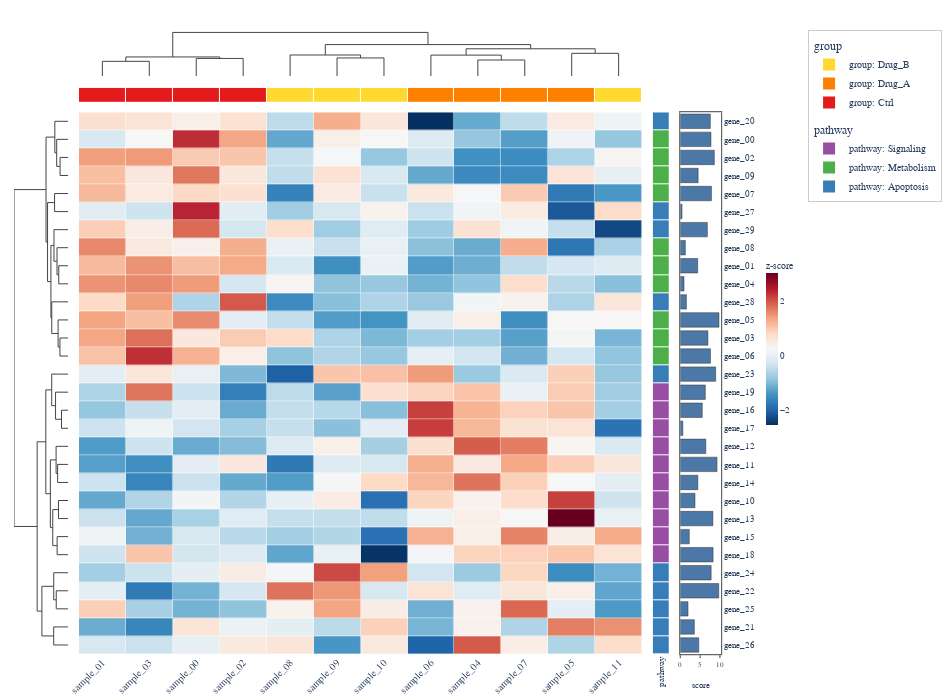

Here is the notebook cell this chart was saved with:
### Code cell
# Cell 7 — from_dataframe: single pandas DataFrame with mixed columns
# Simulates a typical Depictio workflow where data + metadata live in one table
import numpy as np
import pandas as pd
from plotly_complexheatmap import ComplexHeatmap

rng = np.random.default_rng(42)
n_genes, n_samples = 30, 12

# Build a single "flat" DataFrame: gene metadata + expression values
flat_df = pd.DataFrame(
    {
        "gene": [f"gene_{i:02d}" for i in range(n_genes)],
        "pathway": ["Metabolism"] * 10 + ["Signaling"] * 10 + ["Apoptosis"] * 10,
        "score": rng.uniform(0, 10, n_genes),
        **{f"sample_{j:02d}": rng.standard_normal(n_genes) for j in range(n_samples)},
    }
)

# Add a block signal so clustering is visible
flat_df.loc[:9, "sample_00":"sample_03"] += 2.5
flat_df.loc[10:19, "sample_04":"sample_07"] += 2.0

# One call — annotations are auto-extracted from the DataFrame columns
hm7 = ComplexHeatmap.from_dataframe(
    flat_df,
    index_column="gene",
    row_annotations={
        "pathway": {},  # auto-detected as categorical
        "score": {"type": "bar", "color": "#4C78A8"},  # explicit bar chart
    },
    col_annotations={
        "group": ["Ctrl"] * 4 + ["Drug_A"] * 4 + ["Drug_B"] * 4,
    },
    row_annotation_side="right",
    colorscale="RdBu_r",
    normalize="row",
    name="z-score",
    width=950,
    height=700,
)
hm7.to_plotly()

### Figure 1 — Plotly figure (JSON) as saved in the notebook; plotly's stock layout.template omitted (floating-point values rounded to 4 significant figures; data arrays with more than 128 entries replaced by an {"elided": "..."} marker saying what was removed)
{"data": [{"colorbar": {"len": 0.3, "outlinewidth": 0, "thickness": 12, "tickfont": {"family": "Arial, Helvetica, sans-serif", "size": 9}, "title": {"font": {"family": "Arial, Helvetica, sans-serif", "size": 10}, "text": "z-score"}, "x": 1.058, "xpad": 4, "y": 0.5}, "colorscale": [[0.0, "rgb(5,48,97)"], [0.1, "rgb(33,102,172)"], [0.2, "rgb(67,147,195)"], [0.3, "rgb(146,197,222)"], [0.4, "rgb(209,229,240)"], [0.5, "rgb(247,247,247)"], [0.6, "rgb(253,219,199)"], [0.7, "rgb(244,165,130)"], [0.8, "rgb(214,96,77)"], [0.9, "rgb(178,24,43)"], [1.0, "rgb(103,0,31)"]], "customdata": {"elided": "30x12x2 str values"}, "hovertemplate": "row: %{customdata[0]}<br>col: %{customdata[1]}<br>value: %{z:.3f}<extra></extra>", "type": "heatmap", "x": [0.0, 1.0, 2.0, 3.0, 4.0, 5.0, 6.0, 7.0, 8.0, 9.0, 10.0, 11.0], "xaxis": "x4", "xgap": 0.5, "y": [0.0, 1.0, 2.0, 3.0, 4.0, 5.0, 6.0, 7.0, 8.0, 9.0, 10.0, 11.0, 12.0, 13.0, 14.0, 15.0, 16.0, 17.0, 18.0, 19.0, 20.0, 21.0, 22.0, 23.0, 24.0, 25.0, 26.0, 27.0, 28.0, 29.0], "yaxis": "y4", "ygap": 0.5, "z": {"elided": "30x12 float values"}}, {"hoverinfo": "none", "line": {"color": "#444444", "width": 1.0}, "mode": "lines", "showlegend": false, "type": "scatter", "x": [0.0, 0.0, 1.0, 1.0], "xaxis": "x", "y": [0.0, 4.889, 4.889, 0.0], "yaxis": "y"}, {"hoverinfo": "none", "line": {"color": "#444444", "width": 1.0}, "mode": "lines", "showlegend": false, "type": "scatter", "x": [2.0, 2.0, 3.0, 3.0], "xaxis": "x", "y": [0.0, 5.851, 5.851, 0.0], "yaxis": "y"}, {"hoverinfo": "none", "line": {"color": "#444444", "width": 1.0}, "mode": "lines", "showlegend": false, "type": "scatter", "x": [0.5, 0.5, 2.5, 2.5], "xaxis": "x", "y": [4.889, 6.35, 6.35, 5.851], "yaxis": "y"}, {"hoverinfo": "none", "line": {"color": "#444444", "width": 1.0}, "mode": "lines", "showlegend": false, "type": "scatter", "x": [5.0, 5.0, 6.0, 6.0], "xaxis": "x", "y": [0.0, 6.013, 6.013, 0.0], "yaxis": "y"}, {"hoverinfo": "none", "line": {"color": "#444444", "width": 1.0}, "mode": "lines", "showlegend": false, "type": "scatter", "x": [4.0, 4.0, 5.5, 5.5], "xaxis": "x", "y": [0.0, 6.999, 6.999, 6.013], "yaxis": "y"}, {"hoverinfo": "none", "line": {"color": "#444444", "width": 1.0}, "mode": "lines", "showlegend": false, "type": "scatter", "x": [8.0, 8.0, 9.0, 9.0], "xaxis": "x", "y": [0.0, 5.326, 5.326, 0.0], "yaxis": "y"}, {"hoverinfo": "none", "line": {"color": "#444444", "width": 1.0}, "mode": "lines", "showlegend": false, "type": "scatter", "x": [7.0, 7.0, 8.5, 8.5], "xaxis": "x", "y": [0.0, 6.96, 6.96, 5.326], "yaxis": "y"}, {"hoverinfo": "none", "line": {"color": "#444444", "width": 1.0}, "mode": "lines", "showlegend": false, "type": "scatter", "x": [10.0, 10.0, 11.0, 11.0], "xaxis": "x", "y": [0.0, 7.557, 7.557, 0.0], "yaxis": "y"}, {"hoverinfo": "none", "line": {"color": "#444444", "width": 1.0}, "mode": "lines", "showlegend": false, "type": "scatter", "x": [7.75, 7.75, 10.5, 10.5], "xaxis": "x", "y": [6.96, 9.065, 9.065, 7.557], "yaxis": "y"}, {"hoverinfo": "none", "line": {"color": "#444444", "width": 1.0}, "mode": "lines", "showlegend": false, "type": "scatter", "x": [4.75, 4.75, 9.125, 9.125], "xaxis": "x", "y": [6.999, 10.46, 10.46, 9.065], "yaxis": "y"}, {"hoverinfo": "none", "line": {"color": "#444444", "width": 1.0}, "mode": "lines", "showlegend": false, "type": "scatter", "x": [1.5, 1.5, 6.938, 6.938], "xaxis": "x", "y": [6.35, 14.52, 14.52, 10.46], "yaxis": "y"}, {"hoverinfo": "none", "line": {"color": "#444444", "width": 1.0}, "mode": "lines", "showlegend": false, "type": "scatter", "x": [-0.0, -2.157, -2.157, -0.0], "xaxis": "x3", "y": [2.0, 2.0, 3.0, 3.0], "yaxis": "y3"}, {"hoverinfo": "none", "line": {"color": "#444444", "width": 1.0}, "mode": "lines", "showlegend": false, "type": "scatter", "x": [-0.0, -3.042, -3.042, -2.157], "xaxis": "x3", "y": [1.0, 1.0, 2.5, 2.5], "yaxis": "y3"}, {"hoverinfo": "none", "line": {"color": "#444444", "width": 1.0}, "mode": "lines", "showlegend": false, "type": "scatter", "x": [-0.0, -3.531, -3.531, -3.042], "xaxis": "x3", "y": [0.0, 0.0, 1.75, 1.75], "yaxis": "y3"}, {"hoverinfo": "none", "line": {"color": "#444444", "width": 1.0}, "mode": "lines", "showlegend": false, "type": "scatter", "x": [-0.0, -3.6, -3.6, -0.0], "xaxis": "x3", "y": [4.0, 4.0, 5.0, 5.0], "yaxis": "y3"}, {"hoverinfo": "none", "line": {"color": "#444444", "width": 1.0}, "mode": "lines", "showlegend": false, "type": "scatter", "x": [-0.0, -2.5, -2.5, -0.0], "xaxis": "x3", "y": [8.0, 8.0, 9.0, 9.0], "yaxis": "y3"}, {"hoverinfo": "none", "line": {"color": "#444444", "width": 1.0}, "mode": "lines", "showlegend": false, "type": "scatter", "x": [-0.0, -2.956, -2.956, -2.5], "xaxis": "x3", "y": [7.0, 7.0, 8.5, 8.5], "yaxis": "y3"}, {"hoverinfo": "none", "line": {"color": "#444444", "width": 1.0}, "mode": "lines", "showlegend": false, "type": "scatter", "x": [-0.0, -3.758, -3.758, -2.956], "xaxis": "x3", "y": [6.0, 6.0, 7.75, 7.75], "yaxis": "y3"}, {"hoverinfo": "none", "line": {"color": "#444444", "width": 1.0}, "mode": "lines", "showlegend": false, "type": "scatter", "x": [-0.0, -2.194, -2.194, -0.0], "xaxis": "x3", "y": [12.0, 12.0, 13.0, 13.0], "yaxis": "y3"}, {"hoverinfo": "none", "line": {"color": "#444444", "width": 1.0}, "mode": "lines", "showlegend": false, "type": "scatter", "x": [-0.0, -2.673, -2.673, -2.194], "xaxis": "x3", "y": [11.0, 11.0, 12.5, 12.5], "yaxis": "y3"}, {"hoverinfo": "none", "line": {"color": "#444444", "width": 1.0}, "mode": "lines", "showlegend": false, "type": "scatter", "x": [-0.0, -4.341, -4.341, -2.673], "xaxis": "x3", "y": [10.0, 10.0, 11.75, 11.75], "yaxis": "y3"}, {"hoverinfo": "none", "line": {"color": "#444444", "width": 1.0}, "mode": "lines", "showlegend": false, "type": "scatter", "x": [-3.758, -4.558, -4.558, -4.341], "xaxis": "x3", "y": [6.875, 6.875, 10.88, 10.88], "yaxis": "y3"}, {"hoverinfo": "none", "line": {"color": "#444444", "width": 1.0}, "mode": "lines", "showlegend": false, "type": "scatter", "x": [-3.6, -5.442, -5.442, -4.558], "xaxis": "x3", "y": [4.5, 4.5, 8.875, 8.875], "yaxis": "y3"}, {"hoverinfo": "none", "line": {"color": "#444444", "width": 1.0}, "mode": "lines", "showlegend": false, "type": "scatter", "x": [-3.531, -5.839, -5.839, -5.442], "xaxis": "x3", "y": [0.875, 0.875, 6.688, 6.688], "yaxis": "y3"}, {"hoverinfo": "none", "line": {"color": "#444444", "width": 1.0}, "mode": "lines", "showlegend": false, "type": "scatter", "x": [-0.0, -1.781, -1.781, -0.0], "xaxis": "x3", "y": [16.0, 16.0, 17.0, 17.0], "yaxis": "y3"}, {"hoverinfo": "none", "line": {"color": "#444444", "width": 1.0}, "mode": "lines", "showlegend": false, "type": "scatter", "x": [-0.0, -3.344, -3.344, -1.781], "xaxis": "x3", "y": [15.0, 15.0, 16.5, 16.5], "yaxis": "y3"}, {"hoverinfo": "none", "line": {"color": "#444444", "width": 1.0}, "mode": "lines", "showlegend": false, "type": "scatter", "x": [-0.0, -4.344, -4.344, -3.344], "xaxis": "x3", "y": [14.0, 14.0, 15.75, 15.75], "yaxis": "y3"}, {"hoverinfo": "none", "line": {"color": "#444444", "width": 1.0}, "mode": "lines", "showlegend": false, "type": "scatter", "x": [-0.0, -2.795, -2.795, -0.0], "xaxis": "x3", "y": [19.0, 19.0, 20.0, 20.0], "yaxis": "y3"}, {"hoverinfo": "none", "line": {"color": "#444444", "width": 1.0}, "mode": "lines", "showlegend": false, "type": "scatter", "x": [-0.0, -3.2, -3.2, -2.795], "xaxis": "x3", "y": [18.0, 18.0, 19.5, 19.5], "yaxis": "y3"}, {"hoverinfo": "none", "line": {"color": "#444444", "width": 1.0}, "mode": "lines", "showlegend": false, "type": "scatter", "x": [-0.0, -2.572, -2.572, -0.0], "xaxis": "x3", "y": [21.0, 21.0, 22.0, 22.0], "yaxis": "y3"}, {"hoverinfo": "none", "line": {"color": "#444444", "width": 1.0}, "mode": "lines", "showlegend": false, "type": "scatter", "x": [-0.0, -2.925, -2.925, -0.0], "xaxis": "x3", "y": [23.0, 23.0, 24.0, 24.0], "yaxis": "y3"}, {"hoverinfo": "none", "line": {"color": "#444444", "width": 1.0}, "mode": "lines", "showlegend": false, "type": "scatter", "x": [-2.572, -4.077, -4.077, -2.925], "xaxis": "x3", "y": [21.5, 21.5, 23.5, 23.5], "yaxis": "y3"}, {"hoverinfo": "none", "line": {"color": "#444444", "width": 1.0}, "mode": "lines", "showlegend": false, "type": "scatter", "x": [-3.2, -4.708, -4.708, -4.077], "xaxis": "x3", "y": [18.75, 18.75, 22.5, 22.5], "yaxis": "y3"}, {"hoverinfo": "none", "line": {"color": "#444444", "width": 1.0}, "mode": "lines", "showlegend": false, "type": "scatter", "x": [-4.344, -5.898, -5.898, -4.708], "xaxis": "x3", "y": [14.88, 14.88, 20.62, 20.62], "yaxis": "y3"}, {"hoverinfo": "none", "line": {"color": "#444444", "width": 1.0}, "mode": "lines", "showlegend": false, "type": "scatter", "x": [-0.0, -3.161, -3.161, -0.0], "xaxis": "x3", "y": [26.0, 26.0, 27.0, 27.0], "yaxis": "y3"}, {"hoverinfo": "none", "line": {"color": "#444444", "width": 1.0}, "mode": "lines", "showlegend": false, "type": "scatter", "x": [-0.0, -3.823, -3.823, -3.161], "xaxis": "x3", "y": [25.0, 25.0, 26.5, 26.5], "yaxis": "y3"}, {"hoverinfo": "none", "line": {"color": "#444444", "width": 1.0}, "mode": "lines", "showlegend": false, "type": "scatter", "x": [-0.0, -3.827, -3.827, -0.0], "xaxis": "x3", "y": [28.0, 28.0, 29.0, 29.0], "yaxis": "y3"}, {"hoverinfo": "none", "line": {"color": "#444444", "width": 1.0}, "mode": "lines", "showlegend": false, "type": "scatter", "x": [-3.823, -6.926, -6.926, -3.827], "xaxis": "x3", "y": [25.75, 25.75, 28.5, 28.5], "yaxis": "y3"}, {"hoverinfo": "none", "line": {"color": "#444444", "width": 1.0}, "mode": "lines", "showlegend": false, "type": "scatter", "x": [-5.898, -8.168, -8.168, -6.926], "xaxis": "x3", "y": [17.75, 17.75, 27.12, 27.12], "yaxis": "y3"}, {"hoverinfo": "none", "line": {"color": "#444444", "width": 1.0}, "mode": "lines", "showlegend": false, "type": "scatter", "x": [-5.839, -14.25, -14.25, -8.168], "xaxis": "x3", "y": [3.781, 3.781, 22.44, 22.44], "yaxis": "y3"}, {"colorscale": [[0.0, "#E41A1C"], [0.3333, "#E41A1C"], [0.3333, "#FF7F00"], [0.6667, "#FF7F00"], [0.6667, "#FFD92F"], [1.0, "#FFD92F"]], "customdata": [["Ctrl", "Ctrl", "Ctrl", "Ctrl", "Drug_B", "Drug_B", "Drug_B", "Drug_A", "Drug_A", "Drug_A", "Drug_A", "Drug_B"]], "hovertemplate": "group: %{customdata}<extra></extra>", "showscale": false, "type": "heatmap", "x": [0.0, 1.0, 2.0, 3.0, 4.0, 5.0, 6.0, 7.0, 8.0, 9.0, 10.0, 11.0], "xaxis": "x2", "xgap": 1, "y": ["group"], "yaxis": "y2", "ygap": 1, "z": [[0, 0, 0, 0, 2, 2, 2, 1, 1, 1, 1, 2]], "zmax": 2.5, "zmin": -0.5}, {"colorscale": [[0.0, "#377EB8"], [0.3333, "#377EB8"], [0.3333, "#4DAF4A"], [0.6667, "#4DAF4A"], [0.6667, "#984EA3"], [1.0, "#984EA3"]], "customdata": [["Apoptosis"], ["Metabolism"], ["Metabolism"], ["Metabolism"], ["Metabolism"], ["Apoptosis"], ["Apoptosis"], ["Metabolism"], ["Metabolism"], ["Metabolism"], ["Apoptosis"], ["Metabolism"], ["Metabolism"], ["Metabolism"], ["Apoptosis"], ["Signaling"], ["Signaling"], ["Signaling"], ["Signaling"], ["Signaling"], ["Signaling"], ["Signaling"], ["Signaling"], ["Signaling"], ["Signaling"], ["Apoptosis"], ["Apoptosis"], ["Apoptosis"], ["Apoptosis"], ["Apoptosis"]], "hovertemplate": "pathway: %{customdata}<extra></extra>", "showscale": false, "type": "heatmap", "x": ["pathway"], "xaxis": "x5", "xgap": 1, "y": [0.0, 1.0, 2.0, 3.0, 4.0, 5.0, 6.0, 7.0, 8.0, 9.0, 10.0, 11.0, 12.0, 13.0, 14.0, 15.0, 16.0, 17.0, 18.0, 19.0, 20.0, 21.0, 22.0, 23.0, 24.0, 25.0, 26.0, 27.0, 28.0, 29.0], "yaxis": "y5", "ygap": 1, "z": [[0], [1], [1], [1], [1], [0], [0], [1], [1], [1], [0], [1], [1], [1], [0], [2], [2], [2], [2], [2], [2], [2], [2], [2], [2], [0], [0], [0], [0], [0]], "zmax": 2.5, "zmin": -0.5}, {"hovertemplate": "score: %{x:.2f}<extra></extra>", "marker": {"color": "#4C78A8", "line": {"color": "#333333", "width": 0.5}}, "name": "score", "orientation": "h", "showlegend": false, "type": "bar", "x": [7.581, 7.74, 8.586, 4.504, 7.861, 0.438, 6.83, 1.281, 4.389, 0.9418, 1.543, 9.756, 6.974, 7.611, 8.931, 6.317, 5.546, 0.6382, 6.439, 9.268, 4.434, 3.708, 8.228, 2.272, 8.276, 7.784, 9.707, 1.946, 3.545, 4.667], "xaxis": "x6", "y": [0.0, 1.0, 2.0, 3.0, 4.0, 5.0, 6.0, 7.0, 8.0, 9.0, 10.0, 11.0, 12.0, 13.0, 14.0, 15.0, 16.0, 17.0, 18.0, 19.0, 20.0, 21.0, 22.0, 23.0, 24.0, 25.0, 26.0, 27.0, 28.0, 29.0], "yaxis": "y6"}, {"legendgroup": "group", "legendgrouptitle": {"text": "group"}, "marker": {"color": "#E41A1C", "size": 10, "symbol": "square"}, "mode": "markers", "name": "group: Ctrl", "showlegend": true, "type": "scatter", "x": [null], "y": [null]}, {"legendgroup": "group", "legendgrouptitle": {"text": "group"}, "marker": {"color": "#FF7F00", "size": 10, "symbol": "square"}, "mode": "markers", "name": "group: Drug_A", "showlegend": true, "type": "scatter", "x": [null], "y": [null]}, {"legendgroup": "group", "legendgrouptitle": {"text": "group"}, "marker": {"color": "#FFD92F", "size": 10, "symbol": "square"}, "mode": "markers", "name": "group: Drug_B", "showlegend": true, "type": "scatter", "x": [null], "y": [null]}, {"legendgroup": "pathway", "legendgrouptitle": {"text": "pathway"}, "marker": {"color": "#377EB8", "size": 10, "symbol": "square"}, "mode": "markers", "name": "pathway: Apoptosis", "showlegend": true, "type": "scatter", "x": [null], "y": [null]}, {"legendgroup": "pathway", "legendgrouptitle": {"text": "pathway"}, "marker": {"color": "#4DAF4A", "size": 10, "symbol": "square"}, "mode": "markers", "name": "pathway: Metabolism", "showlegend": true, "type": "scatter", "x": [null], "y": [null]}, {"legendgroup": "pathway", "legendgrouptitle": {"text": "pathway"}, "marker": {"color": "#984EA3", "size": 10, "symbol": "square"}, "mode": "markers", "name": "pathway: Signaling", "showlegend": true, "type": "scatter", "x": [null], "y": [null]}], "layout": {"barmode": "stack", "font": {"family": "Arial, Helvetica, sans-serif", "size": 11}, "height": 700, "legend": {"bgcolor": "rgba(255,255,255,0.8)", "bordercolor": "#cccccc", "borderwidth": 1, "font": {"family": "Arial, Helvetica, sans-serif", "size": 10}, "itemsizing": "constant", "tracegroupgap": 8, "x": 1.123, "xanchor": "left", "y": 1.0, "yanchor": "top"}, "margin": {"b": 5, "l": 5, "r": 229, "t": 30}, "paper_bgcolor": "white", "plot_bgcolor": "rgba(0,0,0,0)", "width": 950, "xaxis": {"anchor": "y", "domain": [0.09178, 0.8884], "matches": "x4", "showgrid": false, "showline": false, "showticklabels": false, "zeroline": false}, "xaxis2": {"anchor": "y2", "domain": [0.09178, 0.8884], "matches": "x4", "showgrid": false, "showline": false, "showticklabels": false, "zeroline": false}, "xaxis3": {"anchor": "y3", "domain": [0.0, 0.07678], "showgrid": false, "showline": false, "showticklabels": false, "zeroline": false}, "xaxis4": {"anchor": "y4", "domain": [0.09178, 0.8884], "showgrid": false, "showline": false, "showticklabels": true, "side": "bottom", "tickangle": -45, "tickfont": {"family": "Arial, Helvetica, sans-serif", "size": 10}, "ticktext": ["sample_01", "sample_03", "sample_00", "sample_02", "sample_08", "sample_09", "sample_10", "sample_06", "sample_04", "sample_07", "sample_05", "sample_11"], "tickvals": [0, 1, 2, 3, 4, 5, 6, 7, 8, 9, 10, 11], "zeroline": false}, "xaxis5": {"anchor": "y5", "domain": [0.9034, 0.9274], "showgrid": false, "showline": false, "showticklabels": true, "tickangle": -90, "tickfont": {"family": "Arial, Helvetica, sans-serif", "size": 9}, "ticktext": ["pathway"], "tickvals": ["pathway"], "zeroline": false}, "xaxis6": {"anchor": "y6", "domain": [0.9424, 1.0], "linecolor": "#666666", "linewidth": 1.2, "mirror": true, "showgrid": false, "showline": true, "showticklabels": true, "tickfont": {"family": "Arial, Helvetica, sans-serif", "size": 7}, "ticklen": 3, "ticks": "outside", "title": {"font": {"family": "Arial, Helvetica, sans-serif", "size": 9}, "text": "score"}, "zeroline": false}, "yaxis": {"anchor": "x", "domain": [0.9224, 1.0], "showgrid": false, "showline": false, "showticklabels": false, "zeroline": false}, "yaxis2": {"anchor": "x2", "domain": [0.8831, 0.9074], "showgrid": false, "showline": false, "showticklabels": false, "zeroline": false}, "yaxis3": {"anchor": "x3", "autorange": false, "domain": [0.0, 0.8681], "range": [29.5, -0.5], "showgrid": false, "showline": false, "showticklabels": false, "zeroline": false}, "yaxis4": {"anchor": "x4", "autorange": false, "domain": [0.0, 0.8681], "matches": "y3", "range": [29.5, -0.5], "showgrid": false, "showline": false, "showticklabels": false, "zeroline": false}, "yaxis5": {"anchor": "x5", "autorange": false, "domain": [0.0, 0.8681], "matches": "y3", "range": [29.5, -0.5], "showgrid": false, "showline": false, "showticklabels": false, "zeroline": false}, "yaxis6": {"anchor": "x6", "autorange": false, "domain": [0.0, 0.8681], "linecolor": "#666666", "linewidth": 1.2, "matches": "y3", "mirror": true, "range": [29.5, -0.5], "showgrid": false, "showline": true, "showticklabels": true, "side": "right", "tickfont": {"family": "Arial, Helvetica, sans-serif", "size": 9}, "ticktext": ["gene_20", "gene_00", "gene_02", "gene_09", "gene_07", "gene_27", "gene_29", "gene_08", "gene_01", "gene_04", "gene_28", "gene_05", "gene_03", "gene_06", "gene_23", "gene_19", "gene_16", "gene_17", "gene_12", "gene_11", "gene_14", "gene_10", "gene_13", "gene_15", "gene_18", "gene_24", "gene_22", "gene_25", "gene_21", "gene_26"], "tickvals": [0, 1, 2, 3, 4, 5, 6, 7, 8, 9, 10, 11, 12, 13, 14, 15, 16, 17, 18, 19, 20, 21, 22, 23, 24, 25, 26, 27, 28, 29], "zeroline": false}}}
